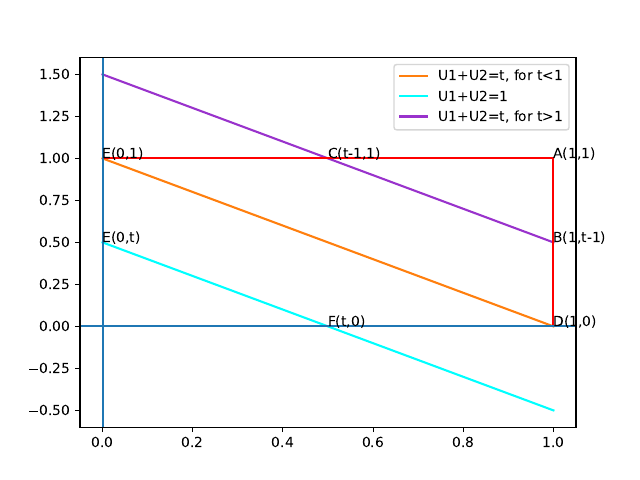

The Python source for this figure:
from cProfile import label
import matplotlib.pyplot as plt
import numpy as np
x=np.linspace(0,1,20)
y1=0.5-x
y2 = 1-x
y3=1.5-x
x=np.linspace(0,1,20)
y=np.array([1]*20)
plt.plot(x,y2,color="tab:orange",label="U1+U2=t, for t<1")
plt.plot(x,y1,color="aqua",label="U1+U2=1")
plt.plot(x,y3,color="darkorchid",label="U1+U2=t, for t>1")
plt.plot(x,y,color="r")
plt.plot(y,x,color='r')
plt.axhline()
plt.axvline()
plt.annotate("A(1,1)",(1,1))
plt.annotate("B(1,t-1)",(1,0.5))
plt.annotate("C(t-1,1)",(0.5,1))
plt.annotate("D(1,0)",(1,0))
plt.annotate("E(0,1)",(0,1))
plt.annotate("F(t,0)",(0.5,0))
plt.annotate("E(0,t)",(0,0.5))
plt.legend()
#plt.savefig('../4.2/T_plot.pdf')
plt.show()